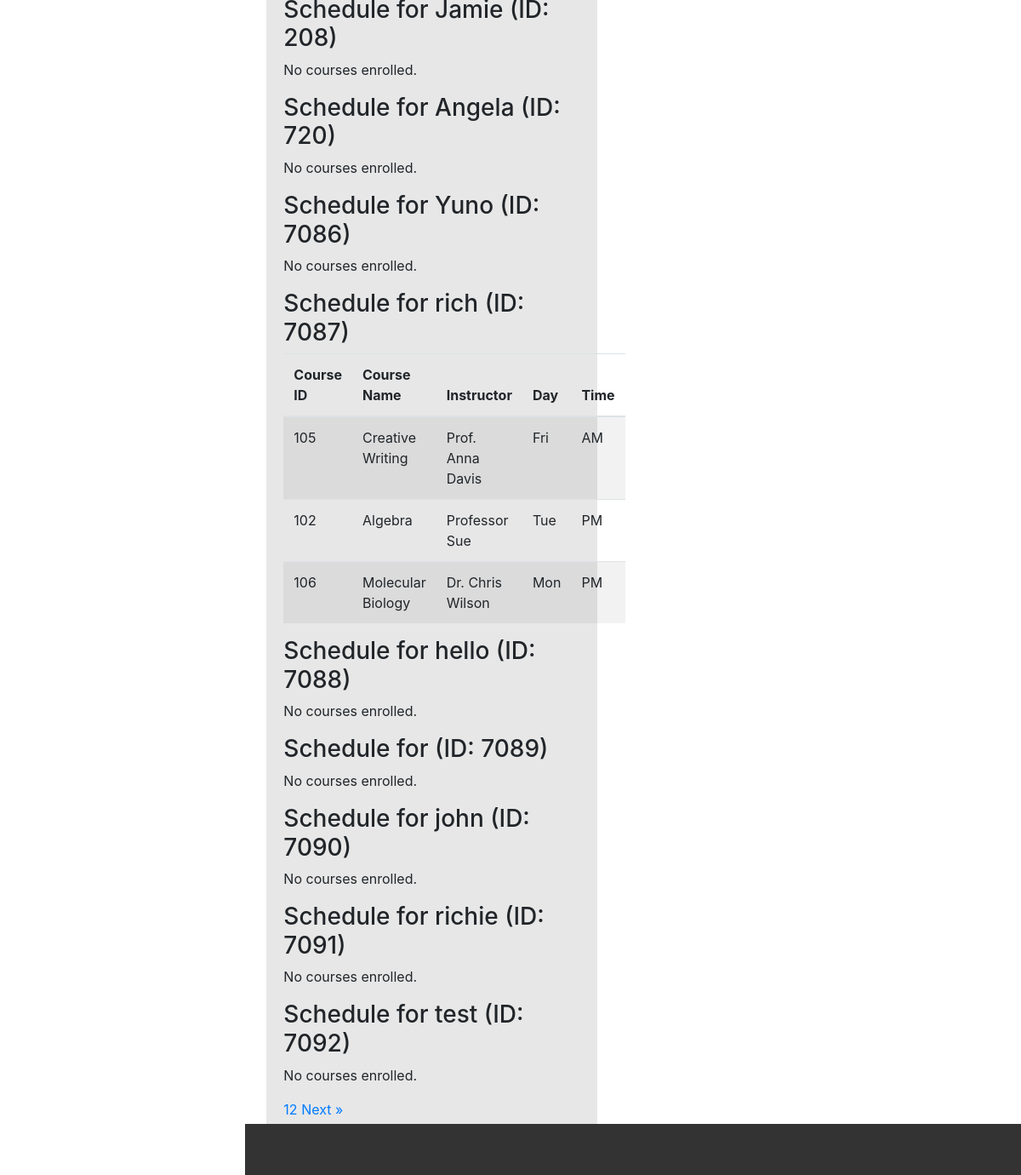
Page /admin_view_student_schedules.php on the committed database.
### tables this page shows
CREATE TABLE `students` (
  `sid` int(11) NOT NULL,
  `sname` varchar(60) NOT NULL,
  `username` varchar(60) NOT NULL,
  `password` varchar(60) NOT NULL
);

CREATE TABLE `courses` (
  `cid` int(11) NOT NULL,
  `cname` varchar(60) NOT NULL,
  `instructor` varchar(60) NOT NULL,
  `day` char(3) DEFAULT NULL,
  `time` char(2) DEFAULT NULL
);

### admin_view_student_schedules.php (the view, shortened to what this page needs)
<?php
include_once 'config.php';
function getTotalPages($db, $recordsPerPage)
{
    $stmt = $db->query("SELECT COUNT(sid) FROM students");
    $totalRecords = $stmt->fetchColumn();
    return ceil($totalRecords / $recordsPerPage);
}
function fetchStudentsForPage($db, $currentPage, $recordsPerPage)
{
    $offset = ($currentPage - 1) * $recordsPerPage;
    $stmt = $db->prepare("SELECT sid, sname FROM students LIMIT :limit OFFSET :offset");
    $stmt->bindParam(':limit', $recordsPerPage, PDO::PARAM_INT);
    $stmt->bindParam(':offset', $offset, PDO::PARAM_INT);
    $stmt->execute();
    return $stmt->fetchAll(PDO::FETCH_ASSOC);
}
function fetchStudentSchedule($db, $studentId)
{
    $stmt = $db->prepare("SELECT c.cid, c.cname, c.instructor, c.day, c.time FROM enrolled e JOIN courses c ON e.cid = c.cid WHERE e.sid = :studentId");
    $stmt->bindParam(':studentId', $studentId, PDO::PARAM_INT);
    $stmt->execute();
    return $stmt->fetchAll(PDO::FETCH_ASSOC);
}
$currentPage = isset($_GET['page']) ? (int)$_GET['page'] : 1;
$recordsPerPage = 10;
$totalPages = getTotalPages($db_connection, $recordsPerPage);
$students = fetchStudentsForPage($db_connection, $currentPage, $recordsPerPage);
?>
<!DOCTYPE html>
<html>
<html lang="en">
<head>
    <link rel="stylesheet" href="https://stackpath.bootstrapcdn.com/bootstrap/4.5.2/css/bootstrap.min.css">
    <link rel="stylesheet" href="/css/stylesheet.css">
</head>
<body>
    <div class="content-wrap">
        <main>
            <div class="row padding main-content">
                <div class="col-md-8 main-content loader pr-4">
                    <?php foreach ($students as $student) : ?>
                        <h3>Schedule for <?= htmlspecialchars($student['sname']) ?> (ID: <?= $student['sid'] ?>)</h3>
                        <?php
                        $schedule = fetchStudentSchedule($db_connection, $student['sid']);
                        if (count($schedule) > 0) :
                        ?>
                            <table class="table table-striped table-hover">
                                <thead>
                                    <tr>
                                        <th>Course ID</th>
                                        <th>Course Name</th>
                                        <th>Instructor</th>
                                        <th>Day</th>
                                        <th>Time</th>
                                    </tr>
                                </thead>
                                <tbody>
                                    <?php foreach ($schedule as $course) : ?>
                                        <tr>
                                            <td><?= htmlspecialchars($course['cid']) ?></td>
                                            <td><?= htmlspecialchars($course['cname']) ?></td>
                                            <td><?= htmlspecialchars($course['instructor']) ?></td>
                                            <td><?= htmlspecialchars($course['day']) ?></td>
                                            <td><?= htmlspecialchars($course['time']) ?></td>
                                        </tr>
                                    <?php endforeach; ?>
                                </tbody>
                            </table>
                        <?php else : ?>
                            <p>No courses enrolled.</p>
                        <?php endif; ?>
                    <?php endforeach; ?>
                    <div class="pagination">
                        <?php
                        for ($page = 1; $page <= $totalPages; $page++) : ?>
                            <a href="?page=<?= $page ?>" <?= ($page == $currentPage) ? 'class="active"' : '' ?>><?= $page ?></a>
                        <?php endfor; ?>
                        <?php
                        if ($currentPage < $totalPages) : ?>
                            <a href="?page=<?= $currentPage + 1 ?>">&nbsp;Next &raquo;</a>
                        <?php endif; ?>
                    </div>
                </div>
            </div>
        </main>
        <footer>
            <div class="footer row padding pr-4">
                <div class="col text-right">
                    <p>Copyright &copy; 2022</p>
                </div>
            </div>
        </footer>
    </div>
</body>
</html>

### css/stylesheet.css (style rules this page uses)
html, body { height: 100%; margin: 0; display: flex; flex-direction: column; justify-content: center; align-items: center; }
body { padding-top: 70px; }
footer, .footer { background-color: #333; color: #fff; text-align: center; padding: 10px 0; position: fixed; bottom: 0; width: 100%; }
.main-content, .content-wrap { flex-grow: 1; display: flex; flex-direction: column; padding: 20px; }
.col-md-4, .col-md-8 { display: flex; flex-direction: column; border-radius: 10px; margin: 5px; }
.loader { background-color: rgba(225, 225, 225, 0.785); }

### rows in the picture
students: sid "208", shows "No courses enrolled."
students: sname "Angela", sid "720", shows "No courses enrolled."
students: sname "Yuno", sid "7086", shows "No courses enrolled."
students: sname "rich", sid "7087"
courses: cid "105", cname "Creative Writing", instructor "Prof. Anna Davis", day "Fri", time "AM"
courses: cid "102", cname "Algebra", instructor "Professor Sue", day "Tue", time "PM"
courses: cid "106", cname "Molecular Biology", instructor "Dr. Chris Wilson", day "Mon", time "PM"
students: sname "hello", sid "7088", shows "No courses enrolled."
students: sid "7089", shows "No courses enrolled."
students: sname "john", sid "7090", shows "No courses enrolled."
students: sname "richie", sid "7091", shows "No courses enrolled."
students: sname "test", sid "7092", shows "No courses enrolled."
